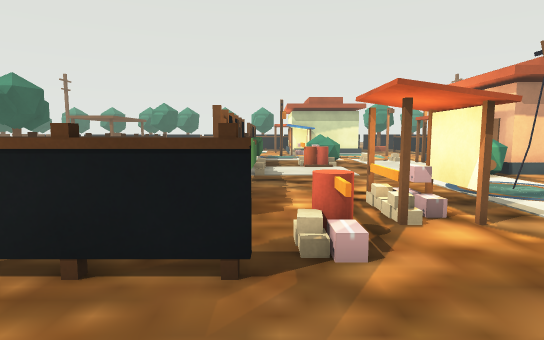
view 1 (above)

24 first-person views from a walk through a scene from a Unity 3-D project. The camera is 1.3 m above the floor, tilts 6° down and sees 80° across. The floor is counted in squares, 1 m on a side. Each view is taken from the middle of a square. On the plan, view 1 faces up. The plan holds only what a view shows up to about 14 squares ahead; the rest is blank. The place goes on beyond the plan. The player character is not drawn. Some animated figures are left out. Some surface patterns are stand-ins.

view 2
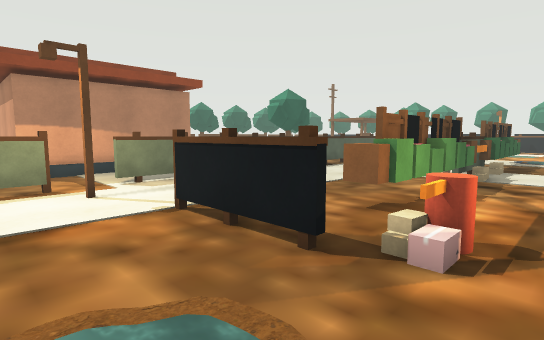

view 3
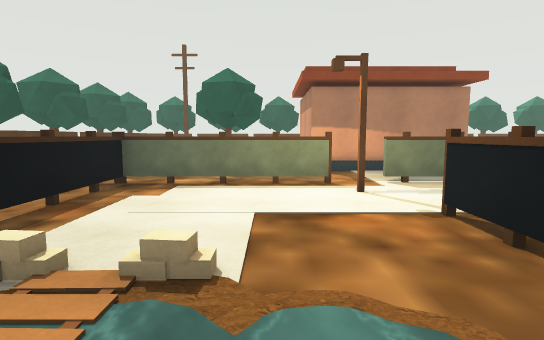

view 4
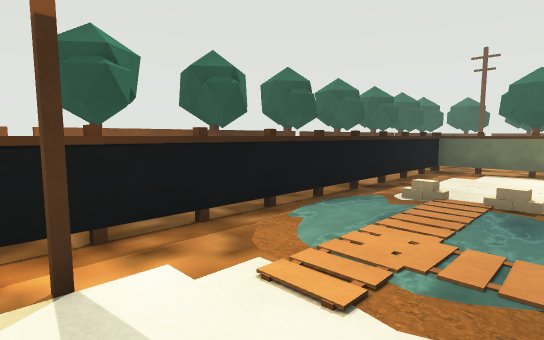

view 5
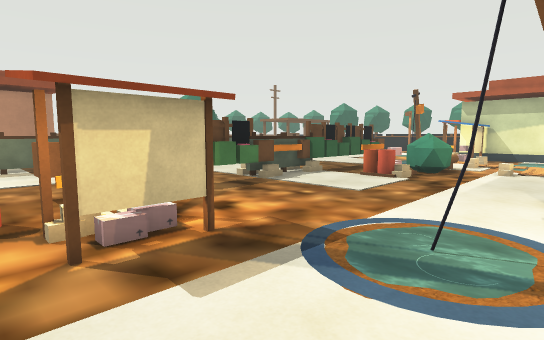

view 6
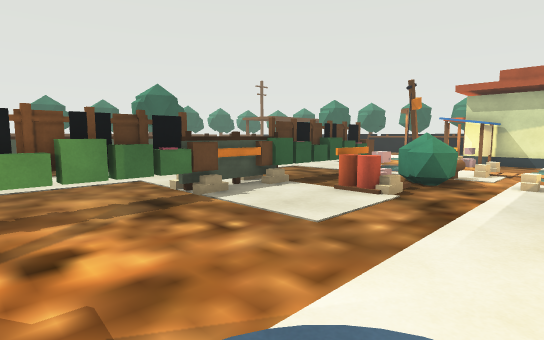

view 7
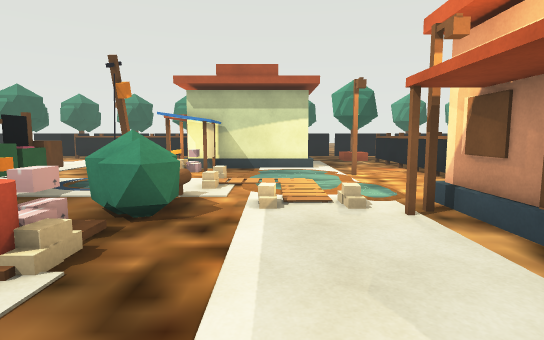

view 8
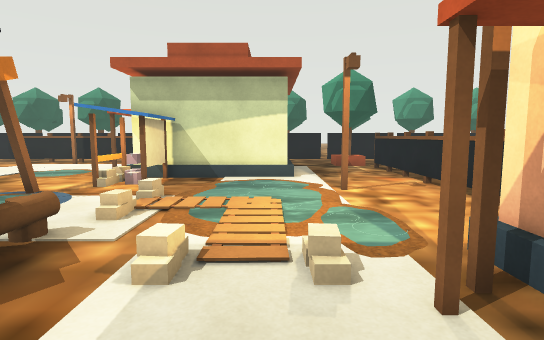

view 9
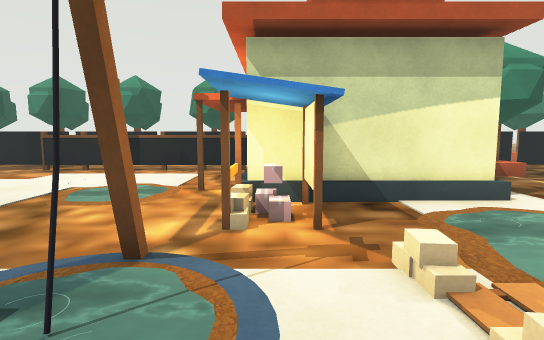

view 10
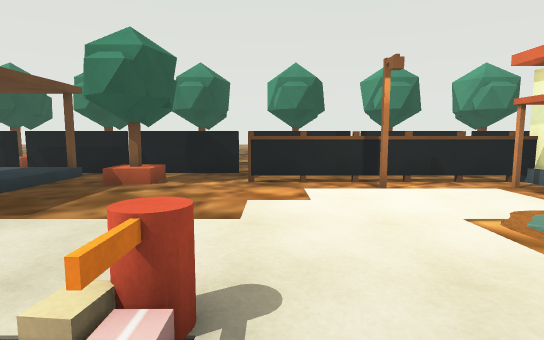

view 11
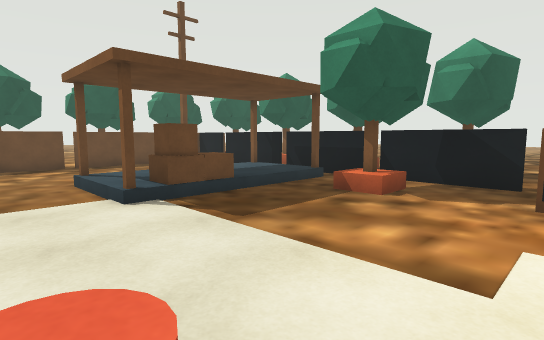

view 12
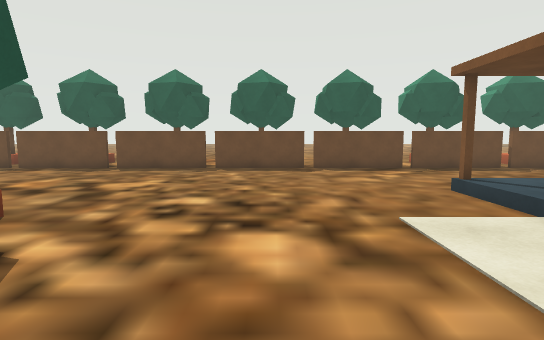

view 13
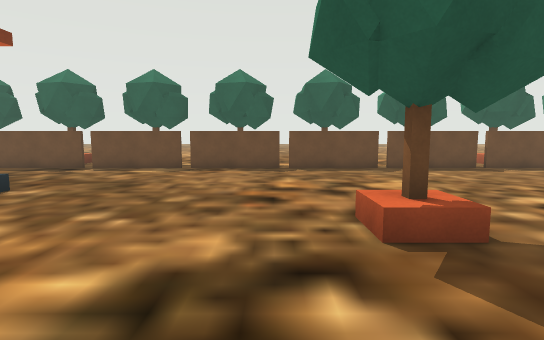

view 14
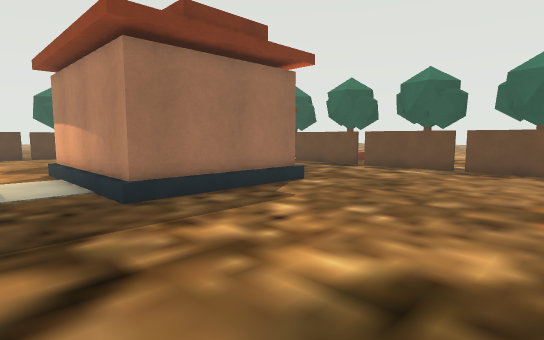

view 15
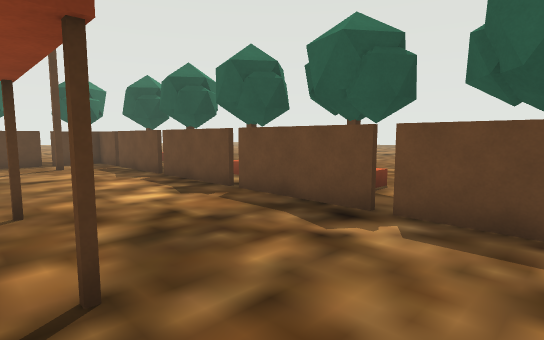

view 16
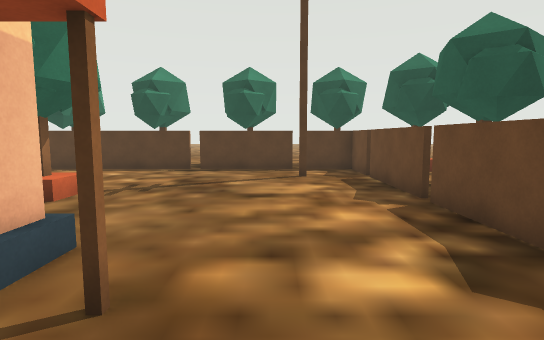

view 17
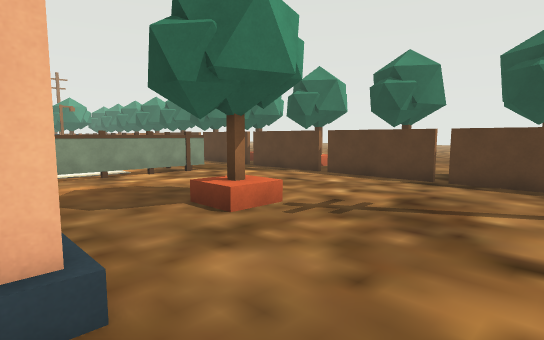

view 18
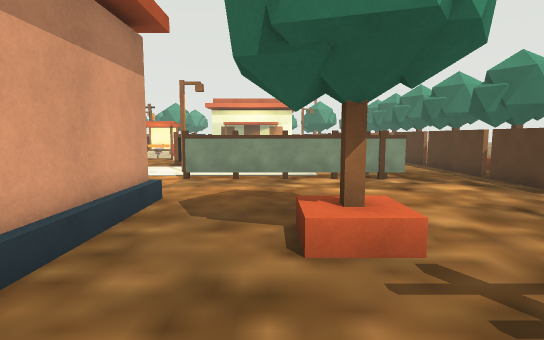

view 19
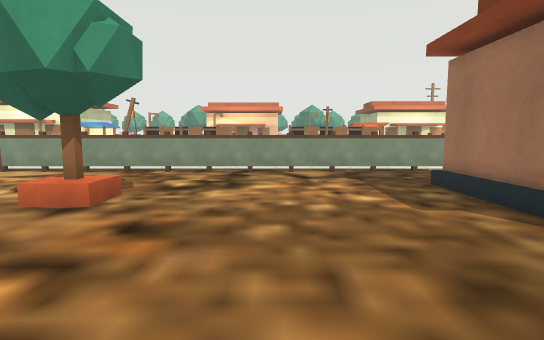

view 20
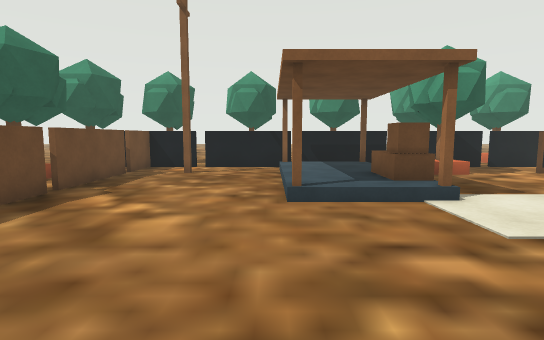

view 21
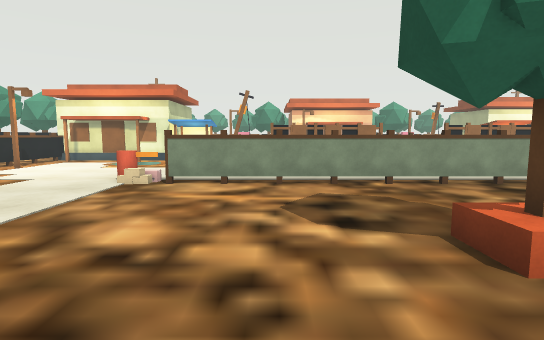

view 22
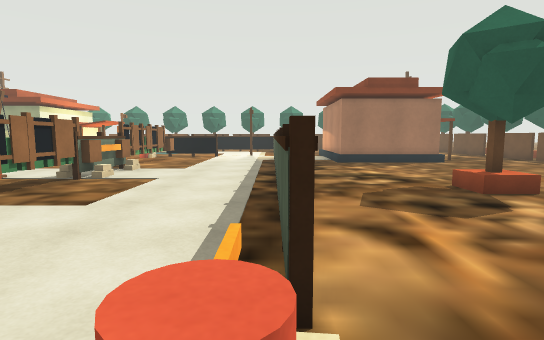

view 23
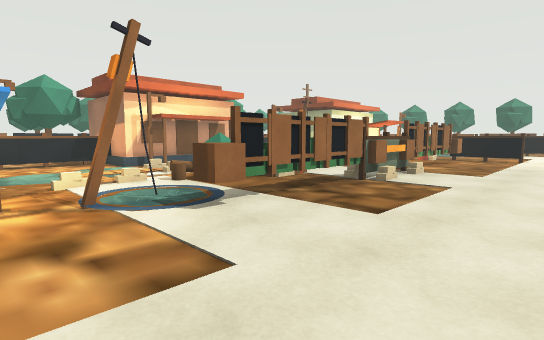

view 24
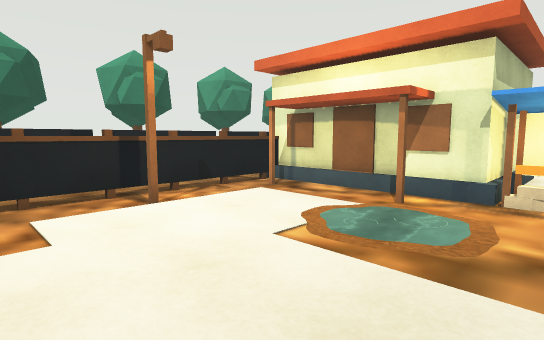

### Floor plan
Key: @ floor where view 1 was taken; # wall or solid block; x gap in a wall; . main floor; : floor 0.25 m higher than the main floor; / step, stairs or slope; = window, fence, low wall or low ledge; ~ water the walk can cross; ^ raised ledge; T thing the floor can be seen under or through; O other object.
Columns run from 22 left of view 1 to 8 right of it. Each row starts with its distance up from view 1.
 33 ##########################
 32  #.....O..O.............
 31  x.O...:::..O...........
 30  x.....:::..O...TTTTTTTT#
 29  #.....:::.........O....#
 28  #.....::O..............#    ..
 27  x.....::O..............#    ..
 26  x.....O::O..........~#.#    ..
 25  #..................~~..#####..
 24  #......................#......
 23  x.............O........#..~~..
 22  x.........................~~.O
 21  #.............=.......#./.~~~.
 20  #.............T.....O~O./.....
 19  x.............T.....OO~./.~.~.
 18  x.............=....OOO..O...~.
 17  #.............T.....OO.^^.O..O
 16  #.......OO....T.....OO.^^...#.
 15  x.............=.....OO.O......
 14  x.............T....OOO.O......
 13  #.............T.....O..O.....
 12  #.............=.....O....... ^
 11  x.............#....OOO......^^
 10  x.............#....OOO........
  9  #.............=.....OO.......
  8  #.............#.....OO....~OO
  7  x.....#####...#.....OO.....~.
  6  x...#.    #...=.....OO.=#....
  5  #.....    #...T.....O..##...
  4  #.....    #...T.......O.... .
  3  x...#.    #.......OOOO...
  2  x.....#####....O........
  1  #.............=......~~
  0  #.............=......@~~.. .
 -1  x.............=.....O~~~~..
 -2  x.......#.....=.............
 -3  #.............T......~~~..O.
 -4  #.............TTTTTTTT=TTTTT
 -5  x.O.........................
 -6  x................
 -7  #..................
 -8  ##x###x###x###x###x###x###x
 -9        ..        .
-10                  #

Positions as (right, up) in squares from view 1, and headings:
1: (0, 0), facing up
2: (2, 0), facing up-left
3: (2, 0), facing left
4: (6, 0), facing down-left
5: (7, 4), facing up-left
6: (6, 7), facing up-left
7: (5, 11), facing up
8: (6, 14), facing up
9: (2, 18), facing up
10: (-6, 21), facing up
11: (-6, 23), facing up-left
12: (-8, 21), facing left
13: (-8, 14), facing left
14: (-8, 14), facing down-left
15: (-16, 9), facing down-left
16: (-18, 5), facing down
17: (-18, 2), facing down-right
18: (-17, -1), facing right
19: (-19, 12), facing right
20: (-16, 19), facing up
21: (-16, 19), facing right
22: (-7, 24), facing down
23: (-6, 23), facing down-right
24: (-6, 23), facing up-right
